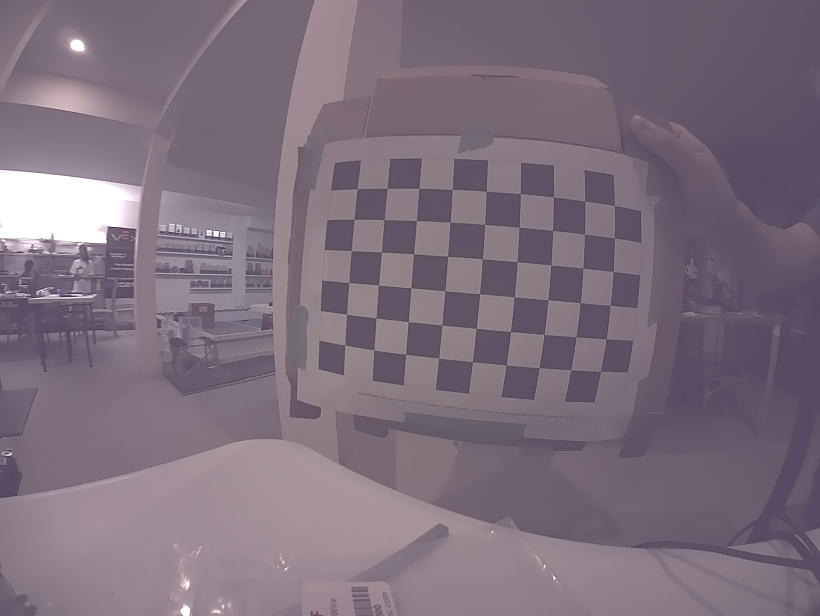
#> input picture calib_image/view_000.png, 1640 x 1232 px (shown at 1/2 size)
$ python -i camera.py   (imports and definitions only)
#> lines starting #> are read from the running program, lines starting #| are printed output that depends on the picture
#> further down, picture is the input picture: shape (1232, 1640, 3); mean B, G, R 124.4, 110.5, 124.9
"""Camera source for the AGX. Two backends:

  ArducamCSI  - the B0179 via the B0472 quad adapter, opened through GStreamer
                nvarguscamerasrc (the native Jetson path). Requires the Arducam
                kernel driver + JetPack camera stack set up first.
  ImageFile   - a saved image/video, so the pipeline runs with no camera.

NOTE on the B0472: it combines up to 4 cameras into ONE stitched frame. Set
sensor_id and the per-camera crop once you know your capture layout; for a single
camera on the adapter, capture the full frame and use it directly.
"""
import numpy as np

try:
    import cv2
except Exception:
    cv2 = None


# nvvidconv flip-method: 0=none, 2=rotate 180. The module is mounted upside
# down on the ring, so 2 is the correct default for this rig.
FLIP_180 = 2


# [10 lines left out: function gst_pipeline, not called in this run]


def _auto_tone_lut(sample_bgr):
    """Per-channel gray-world gain + 2-98 percentile contrast stretch, as a LUT.

    The IMX219 modules have no ISP color-tuning profile installed, so raw
    frames come out with a strong color cast and the mid-tones compressed
    into a ~15/255-wide band (worse when the wide-angle lens catches a bright
    light directly) - flat and washed out. Computing stats on a strided
    sample and applying via cv2.LUT keeps this under ~10ms/frame; doing the
    same math with np.percentile over the full frame cost >200ms.
    """
    sample = sample_bgr[::4, ::4, :].reshape(-1, 3).astype(np.float32)
    means = sample.mean(axis=0)
#> means = [124.5, 110.6, 125]
    gains = np.clip(means.mean() / np.clip(means, 1, None), 0.5, 3.0)
#> gains = [0.964, 1.08, 0.96]
    lo = np.percentile(sample, 2, axis=0) * gains
#> lo = [93.53, 80.29, 84.52]
    hi = np.percentile(sample, 98, axis=0) * gains
#> hi = [178.4, 191, 186.3]
    scale = 255.0 / np.clip(hi - lo, 1, None)
#> scale = [3.01, 2.3, 2.5]
    x = np.arange(256, dtype=np.float32)
    luts = np.zeros((3, 256), dtype=np.uint8)
    for c in range(3):
        luts[c] = np.clip((x * gains[c] - lo[c]) * scale[c], 0, 255).astype(np.uint8)
    return luts


def auto_tone_correct(frame_bgr):
    """Apply gray-world white balance + contrast stretch to a BGR uint8 frame."""
    luts = _auto_tone_lut(frame_bgr)
    b, g, r = cv2.split(frame_bgr)
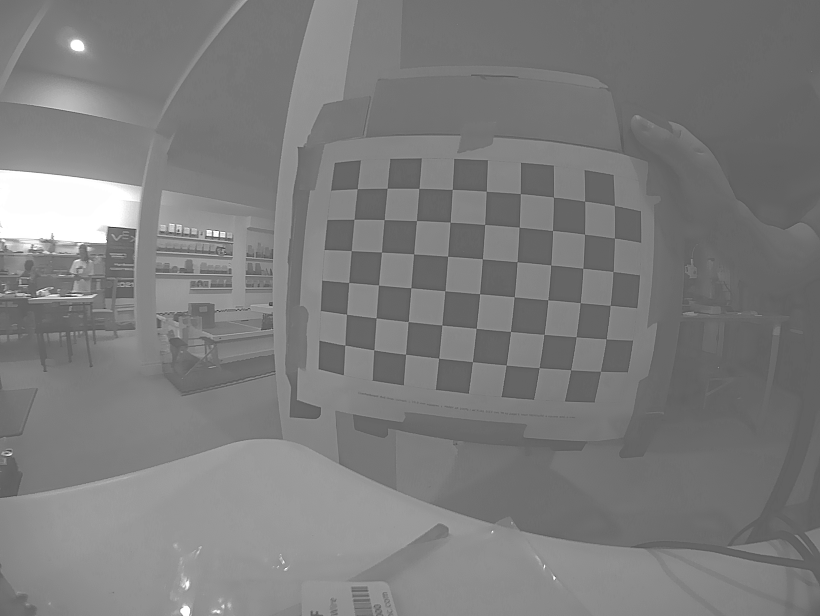
#> b: shape (1232, 1640) (shown at 1/2 size); min 18, max 255, mean 124.4
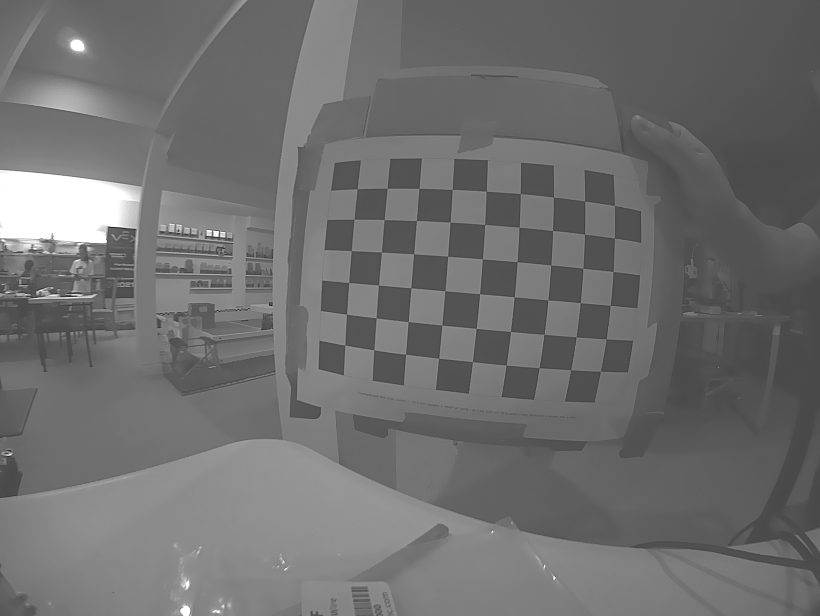
#> g: shape (1232, 1640) (shown at 1/2 size); min 0, max 255, mean 110.5
    b, g, r = cv2.LUT(b, luts[0]), cv2.LUT(g, luts[1]), cv2.LUT(r, luts[2])
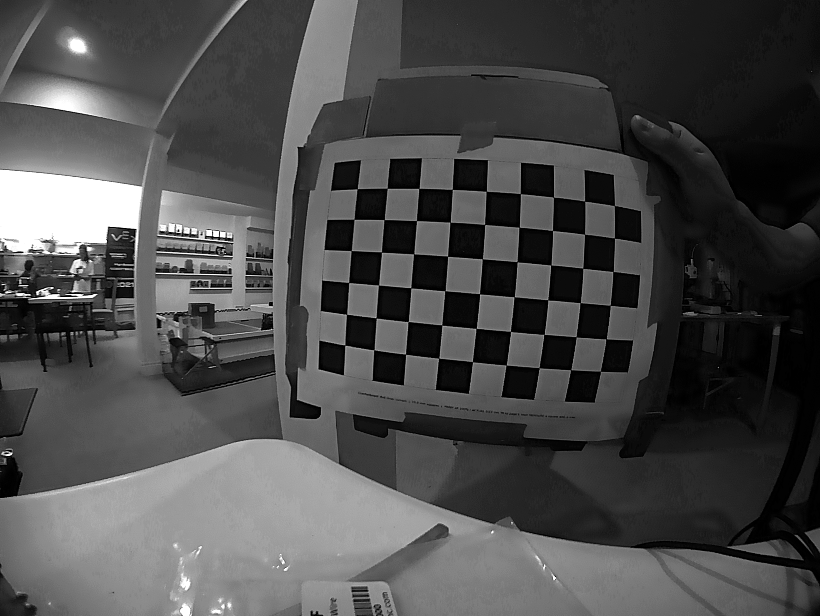
#> b: shape (1232, 1640) (shown at 1/2 size); min 0, max 255, mean 75.8
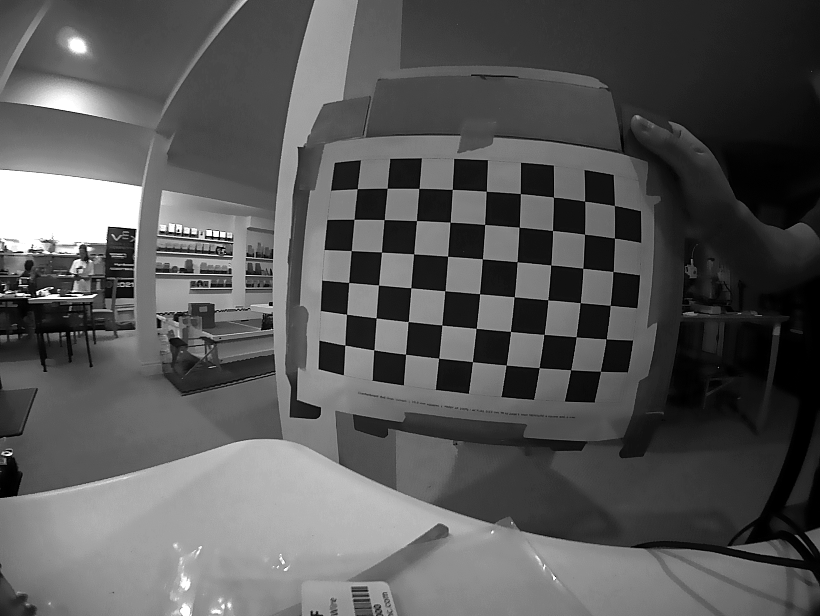
#> g: shape (1232, 1640) (shown at 1/2 size); min 0, max 255, mean 87.7
    return cv2.merge([b, g, r])
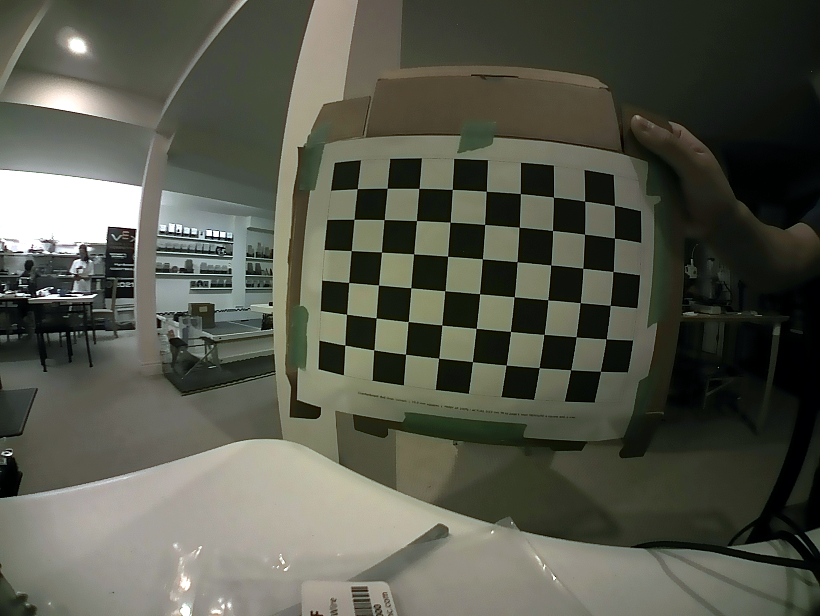
#> returned value: shape (1232, 1640, 3) (shown at 1/2 size); mean of channels 0, 1, 2 75.8, 87.7, 85.9; drawn as B, G, R


class ArducamCSI:
    # [17 lines left out: functions __init__, read, not called in this run]

    def close(self):
        self.cap.release()


class ImageFile:
    """Serve a still image (or the first frame of a video) repeatedly."""
    # [9 lines left out: function __init__, not called in this run]

    def read(self):
        return self.rgb.copy()

    def close(self):
        pass


# [9 lines left out: function synthetic_image, not called in this run]

>>> import cv2
>>> picture = cv2.imread('../../../../calib_image/view_000.png')
>>> result = auto_tone_correct(picture)
